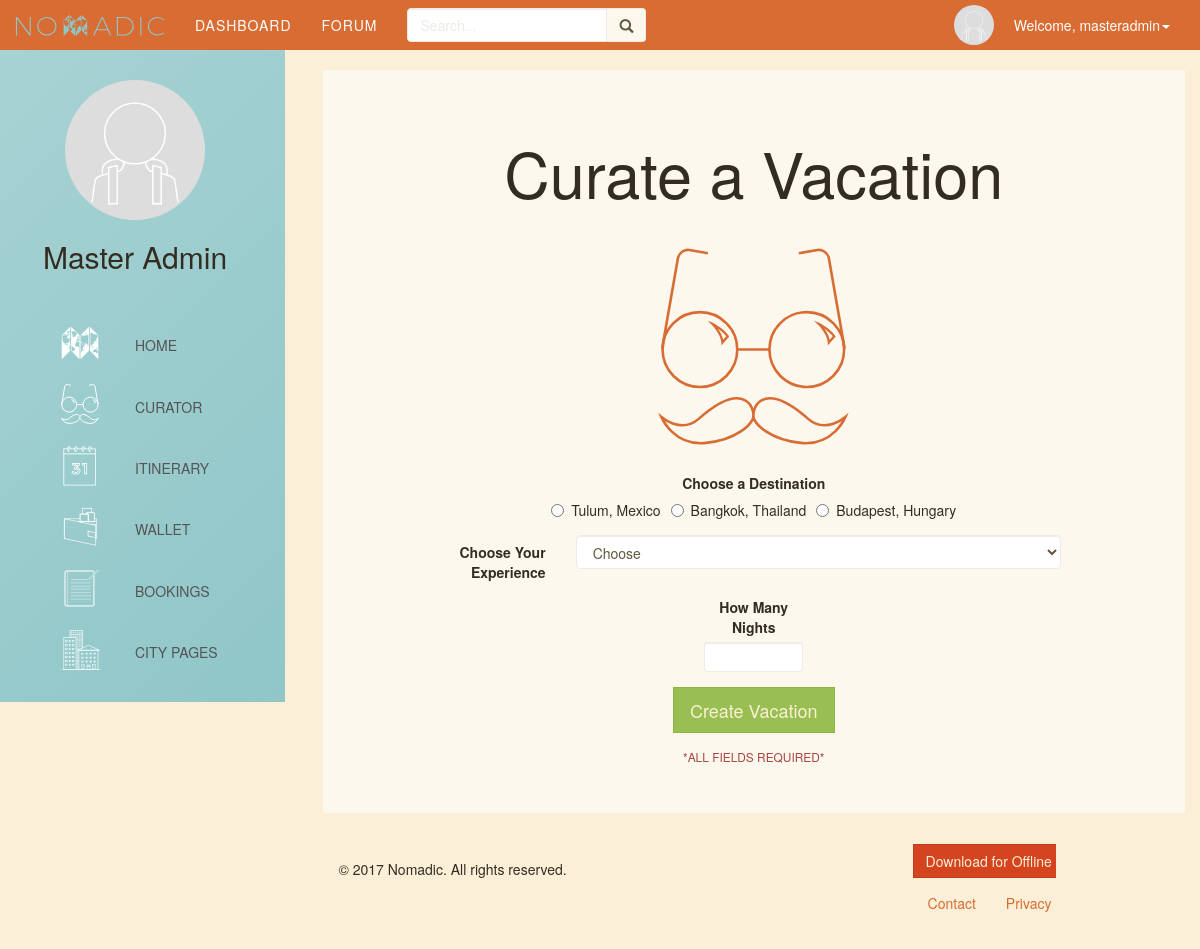
Page /curator.php (signed in) on the committed database.
### tables this page shows
CREATE TABLE `destinations` (
  `id` int(11) NOT NULL,
  `city` varchar(60) NOT NULL COMMENT '		',
  `state` varchar(60) NOT NULL,
  `country` varchar(60) NOT NULL,
  `lat` float(10,6) NOT NULL,
  `lng` float(10,6) NOT NULL,
  `population` int(10) DEFAULT NULL,
  `languages` varchar(500) DEFAULT NULL,
  `climate` varchar(45) DEFAULT NULL,
  `advisory` tinyint(1) DEFAULT NULL
);

### Classes/Locations.php (called while the page is built, shortened)
<?php
class Locations {
    private $db;
    public function __construct($db) {
        $this->db = $db;
    }
    public function getDestination() {
        $db = $this->db;
        $query = "SELECT * FROM destinations";
        $statement = $db->prepare($query);
        $statement->execute();
        $destination = $statement->fetchAll();
        return $destination;
    }
}
?>

### curator.php (the view, shortened to what this page needs)
<?php
require_once "includes/header.php";
$destinations = $locations->getDestination();
?>
<div class="container-fluid">
<form action="curator.php" method="POST" class="form-horizontal jumbotron text-center">
    <div class="col-lg-12">
        <H1>Curate a Vacation</H1>
        <img class="curator__header_image" src="media/feature-icons/Curator.svg" alt="Curator Image"/>
    </div>
    <div class="form-group text-center">
        <label class="control-label col-sm-12" style="text-align: center">Choose a Destination</label>
    <?php
    foreach ($destinations as $destination) :
        echo "<label class='radio-inline'><input type='radio' name='destinations' value=\"".$destination["id"]. "\" >"
            . $destination["city"]  .", " .$destination["country"] .  "</input></label>";
    endforeach;
    ?>
    </div>
    <div class="form-group text-center">
    <label class="col-sm-3 control-label">Choose Your Experience</label>
        <div class="col-sm-8">
    <select class="form-control" name="experiences">
        <option value="">Choose</option>
    </select>
        </div>
    </div>
    <div class="form-group text-center">
            <div class="col-sm-5"></div>
        <div class="col-sm-2">
            <label>How Many Nights</label><input class="form-control input-sm" type="number" min="1" name="nights" step="1">
        </div>
        <div class="col-sm-5"></div>
        </div>
    <div class="form-group text-center">
        <input class="btn btn-success btn-lg" type="submit" name="submit" value="Create Vacation" />
    </div>
    <div class="text-danger small">*ALL FIELDS REQUIRED*</div>
</form>
</div>
<?php
include_once "includes/dash.php";
require_once "includes/footer.php";
?>

### css/style.css (style rules this page uses)
h1, h2 { margin-bottom: 40px; }
body { overflow-x: hidden; }
.jumbotron { border-radius: 0; }
.curator__header_image { width: 200px; margin-bottom: 20px; }

### rows in the picture
destinations: city "Tulum", country "Mexico"
destinations: city "Bangkok", country "Thailand"
destinations: city "Budapest", country "Hungary"

### other values in the picture
$_SESSION["user"]["username"] "masteradmin"
$_SESSION["user"]["firstname"] "Master"
$_SESSION["user"]["lastname"] "Admin"
$site_title "Nomadic"
